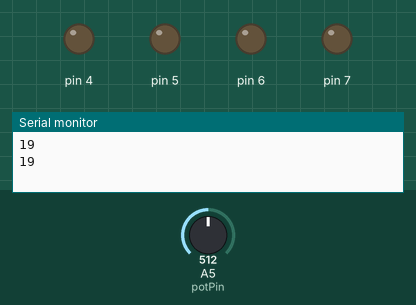
This sketch was run on a simulated Arduino Uno, built with avr-gcc and run on an emulated ATmega328P. Shown: output pins drawn as LEDs (lit = HIGH), the last lines printed to the serial monitor. Dashed ring = blinking. The inputs (shaded band) are chosen by the test bench; at power-on: A5 (potPin) = 512.

Above: at 4.8 s.
4.9 s: A5 (potPin) set to 122
At 5.5 s:
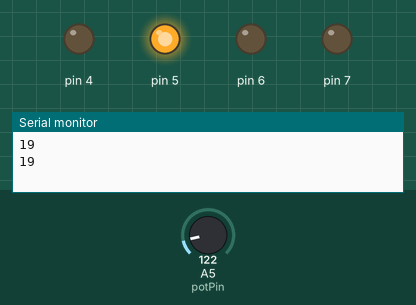
10.0 s: A5 (potPin) set to 0
At 11.0 s:
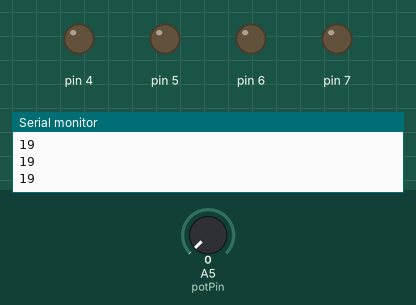
15.1 s: A5 (potPin) set to 306
At 15.86 s:
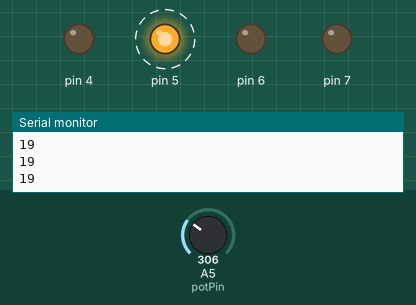
Timing chart, 0 to 26.2 s (numbered marks = the images above; inputs shaded):
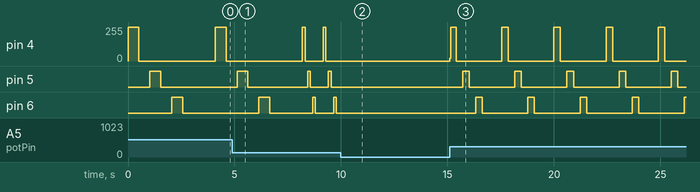

Measured:
- after the input at 10.0 s, pin 4: stops changing and stays 0/255; pin 5, pin 6: stops changing and stays LOW
- after the input at 15.1 s, pin 4: 0/255 → 19/255 at once, then repeats every 2.4 s: 255/255 0.26 s, 0/255 2.1 s; pin 5: alternates HIGH for 0.31 s and LOW for 2.1 s, starting after 0.62 s; pin 6: alternates HIGH for 0.31 s and LOW for 2.1 s, starting after 1.2 s

The sketch:

Quiz_2_Question_6.ino
```cpp
//Quiz 2: Question 6
//Potentiometer controls 4 LEDS

int potPin = A5;
int led1 = 3;
int led2 = 4;
int led3 = 5;
int led4 = 6;
int val = 0;


void setup() {

pinMode (4, OUTPUT);
pinMode (A5, INPUT);
pinMode (5, OUTPUT);
pinMode (A5, INPUT);
pinMode (6, OUTPUT);
pinMode (A5, INPUT);
pinMode (7, OUTPUT);
pinMode (A5, INPUT);


Serial.begin(9600);

}

void loop() {

Serial.println(A5);

int potValue = analogRead (A5);


digitalWrite(4, HIGH);
delay(potValue);
digitalWrite(4, LOW);
delay(potValue);

digitalWrite(5, HIGH);
delay(potValue);
digitalWrite(5, LOW);
delay(potValue);

digitalWrite(6, HIGH);
delay(potValue);
digitalWrite(6, LOW);
delay(potValue);

digitalWrite(3, HIGH);
delay(potValue);
digitalWrite(3, LOW);
delay(potValue);

}
```
